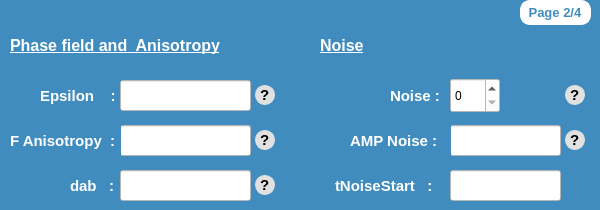
      <widget class="QWidget" name="page_9">
       <property name="styleSheet">
        <string notr="true">background-color: rgb(64, 140, 191);</string>
       </property>
       <widget class="QLineEdit" name="FanisotropyKKS2">
        <property name="geometry">
         <rect>
          <x>120</x>
          <y>125</y>
          <width>131</width>
          <height>31</height>
         </rect>
        </property>
        <property name="styleSheet">
         <string notr="true">background-color: rgb(255, 255, 255);</string>
        </property>
       </widget>
       <widget class="QLabel" name="label_114">
        <property name="geometry">
         <rect>
          <x>70</x>
          <y>170</y>
          <width>51</width>
          <height>31</height>
         </rect>
        </property>
        <property name="font">
         <font>
          <family>Ubuntu</family>
          <pointsize>11</pointsize>
          <weight>75</weight>
          <italic>false</italic>
          <bold>true</bold>
         </font>
        </property>
        <property name="styleSheet">
         <string notr="true">color : white;</string>
        </property>
        <property name="text">
         <string>dab   :</string>
        </property>
       </widget>
       <widget class="QLabel" name="label_115">
        <property name="geometry">
         <rect>
          <x>10</x>
          <y>125</y>
          <width>111</width>
          <height>31</height>
         </rect>
        </property>
        <property name="font">
         <font>
          <family>Ubuntu</family>
          <pointsize>11</pointsize>
          <weight>75</weight>
          <italic>false</italic>
          <bold>true</bold>
         </font>
        </property>
        <property name="styleSheet">
         <string notr="true">color : white;</string>
        </property>
        <property name="text">
         <string>F Anisotropy  :</string>
        </property>
       </widget>
       <widget class="QLineEdit" name="debKKS2">
        <property name="geometry">
         <rect>
          <x>120</x>
          <y>170</y>
          <width>131</width>
          <height>31</height>
         </rect>
        </property>
        <property name="styleSheet">
         <string notr="true">background-color: rgb(255, 255, 255);</string>
        </property>
       </widget>
       <widget class="QLineEdit" name="ampNoiseKKS2">
        <property name="enabled">
         <bool>false</bool>
        </property>
        <property name="geometry">
         <rect>
          <x>450</x>
          <y>125</y>
          <width>111</width>
          <height>31</height>
         </rect>
        </property>
        <property name="styleSheet">
         <string notr="true">background-color: rgb(255, 255, 255);</string>
        </property>
        <property name="text">
         <string/>
        </property>
       </widget>
       <widget class="QLabel" name="label_117">
        <property name="geometry">
         <rect>
          <x>390</x>
          <y>80</y>
          <width>61</width>
          <height>31</height>
         </rect>
        </property>
        <property name="font">
         <font>
          <family>Ubuntu</family>
          <pointsize>11</pointsize>
          <weight>75</weight>
          <italic>false</italic>
          <bold>true</bold>
         </font>
        </property>
        <property name="styleSheet">
         <string notr="true">color : white;</string>
        </property>
        <property name="text">
         <string>Noise :</string>
        </property>
       </widget>
       <widget class="QLabel" name="label_118">
        <property name="geometry">
         <rect>
          <x>350</x>
          <y>125</y>
          <width>101</width>
          <height>31</height>
         </rect>
        </property>
        <property name="font">
         <font>
          <family>Ubuntu</family>
          <pointsize>11</pointsize>
          <weight>75</weight>
          <italic>false</italic>
          <bold>true</bold>
         </font>
        </property>
        <property name="styleSheet">
         <string notr="true">color : white;</string>
        </property>
        <property name="text">
         <string>AMP Noise :</string>
        </property>
       </widget>
       <widget class="QLabel" name="label_119">
        <property name="geometry">
         <rect>
          <x>520</x>
          <y>0</y>
          <width>71</width>
          <height>25</height>
         </rect>
        </property>
        <property name="font">
         <font>
          <family>Ubuntu</family>
          <pointsize>10</pointsize>
          <weight>75</weight>
          <bold>true</bold>
         </font>
        </property>
        <property name="styleSheet">
         <string notr="true">background-color: rgb(255, 255, 255);
border : 2px solid white;
border-radius :10px;
color :rgb(64, 140, 191);</string>
        </property>
        <property name="text">
         <string> Page 2/4</string>
        </property>
       </widget>
       <widget class="QLabel" name="label_120">
        <property name="geometry">
         <rect>
          <x>320</x>
          <y>30</y>
          <width>61</width>
          <height>31</height>
         </rect>
        </property>
        <property name="font">
         <font>
          <family>Ubuntu</family>
          <pointsize>12</pointsize>
          <weight>75</weight>
          <italic>false</italic>
          <bold>true</bold>
          <underline>true</underline>
         </font>
        </property>
        <property name="styleSheet">
         <string notr="true">color: rgb(255, 255, 255);</string>
        </property>
        <property name="text">
         <string>Noise</string>
        </property>
       </widget>
       <widget class="QLabel" name="label_121">
        <property name="geometry">
         <rect>
          <x>40</x>
          <y>80</y>
          <width>81</width>
          <height>31</height>
         </rect>
        </property>
        <property name="font">
         <font>
          <family>Ubuntu</family>
          <pointsize>11</pointsize>
          <weight>75</weight>
          <italic>false</italic>
          <bold>true</bold>
         </font>
        </property>
        <property name="styleSheet">
         <string notr="true">color : white;</string>
        </property>
        <property name="text">
         <string>Epsilon    :</string>
        </property>
       </widget>
       <widget class="QLineEdit" name="epsilonKKS2">
        <property name="geometry">
         <rect>
          <x>120</x>
          <y>80</y>
          <width>131</width>
          <height>31</height>
         </rect>
        </property>
        <property name="styleSheet">
         <string notr="true">background-color: rgb(255, 255, 255);</string>
        </property>
       </widget>
       <widget class="QLabel" name="label_122">
        <property name="geometry">
         <rect>
          <x>10</x>
          <y>30</y>
          <width>251</width>
          <height>31</height>
         </rect>
        </property>
        <property name="font">
         <font>
          <family>Ubuntu</family>
          <pointsize>12</pointsize>
          <weight>75</weight>
          <italic>false</italic>
          <bold>true</bold>
          <underline>true</underline>
         </font>
        </property>
        <property name="styleSheet">
         <string notr="true">color: rgb(255, 255, 255);</string>
        </property>
        <property name="text">
         <string>Phase field and  Anisotropy</string>
        </property>
       </widget>
       <widget class="QLabel" name="label_124">
        <property name="geometry">
         <rect>
          <x>335</x>
          <y>170</y>
          <width>101</width>
          <height>31</height>
         </rect>
        </property>
        <property name="font">
         <font>
          <family>Ubuntu</family>
          <pointsize>11</pointsize>
          <weight>75</weight>
          <italic>false</italic>
          <bold>true</bold>
         </font>
        </property>
        <property name="styleSheet">
         <string notr="true">color : white;</string>
        </property>
        <property name="text">
         <string>tNoiseStart   :</string>
        </property>
       </widget>
       <widget class="QLineEdit" name="tNoiseStartKKS2">
        <property name="geometry">
         <rect>
          <x>450</x>
          <y>170</y>
          <width>111</width>
          <height>31</height>
         </rect>
        </property>
        <property name="styleSheet">
         <string notr="true">background-color: rgb(255, 255, 255);</string>
        </property>
        <property name="text">
         <string/>
        </property>
       </widget>
       <widget class="QLabel" name="label_239">
        <property name="geometry">
         <rect>
          <x>255</x>
          <y>85</y>
          <width>20</width>
          <height>20</height>
         </rect>
        </property>
        <property name="font">
         <font>
          <family>Segoe UI Symbol</family>
          <pointsize>11</pointsize>
          <weight>75</weight>
          <italic>false</italic>
          <bold>true</bold>
         </font>
        </property>
        <property name="toolTip">
         <string>&lt;html&gt;&lt;head/&gt;&lt;body&gt;&lt;p&gt;&amp;quot;epsilon&amp;quot; is  a phase field parameter and it is proportional to the interface width&lt;/p&gt;&lt;/body&gt;&lt;/html&gt;</string>
        </property>
        <property name="styleSheet">
         <string notr="true">background-color: rgb(225, 225, 225);
color:rgb(0, 0, 0);
border-radius : 10px; 
border : 1px solid rgb(225, 225, 225);</string>
        </property>
        <property name="text">
         <string>?</string>
        </property>
       </widget>
       <widget class="QLabel" name="label_240">
        <property name="geometry">
         <rect>
          <x>255</x>
          <y>130</y>
          <width>20</width>
          <height>20</height>
         </rect>
        </property>
        <property name="font">
         <font>
          <family>Segoe UI Symbol</family>
          <pointsize>11</pointsize>
          <weight>75</weight>
          <italic>false</italic>
          <bold>true</bold>
         </font>
        </property>
        <property name="toolTip">
         <string>&lt;html&gt;&lt;head/&gt;&lt;body&gt;&lt;p&gt;Function anisotropy is the key to relate to the particular form of a(ϕ,∇ϕ) that is utilized as the gradient energy function.&lt;/p&gt;&lt;p&gt;• For a value of 0, the system is isotropic with respect to the change in the interfacial energy with orientation of the interface normal.&lt;/p&gt;&lt;p&gt;• A value of 1 corresponds to a particular function. where the anistropy function is present only in the gradient energy term.&lt;/p&gt;&lt;p&gt;• There are other possibilities where the anisotropy function may also be incorporated in the potential function w (ϕ) or a combination of a(ϕ,∇ϕ) and w (ϕ) which will be added on later in the solver.&lt;/p&gt;&lt;/body&gt;&lt;/html&gt;</string>
        </property>
        <property name="styleSheet">
         <string notr="true">background-color: rgb(225, 225, 225);
color:rgb(0, 0, 0);
border-radius : 10px; 
border : 1px solid rgb(225, 225, 225);</string>
        </property>
        <property name="text">
         <string>?</string>
        </property>
       </widget>
       <widget class="QLabel" name="label_241">
        <property name="geometry">
         <rect>
          <x>255</x>
          <y>175</y>
          <width>20</width>
          <height>20</height>
         </rect>
        </property>
        <property name="font">
         <font>
          <family>Segoe UI Symbol</family>
          <pointsize>11</pointsize>
          <weight>75</weight>
          <italic>false</italic>
          <bold>true</bold>
         </font>
        </property>
        <property name="toolTip">
         <string>&lt;html&gt;&lt;head/&gt;&lt;body&gt;&lt;p&gt;The &amp;quot;dab&amp;quot; key refers to the strength of the interfacial energy anisotropy 𝛿&lt;span style=&quot; vertical-align:sub;&quot;&gt;αβ&lt;/span&gt; between the phases αβ.&lt;/p&gt;&lt;p&gt;The elements in tuple correspond to all combination of phases forming the interfaces from the list of phases in PHASES numbered from 0 to NUMPHASES-1.&lt;/p&gt;&lt;/body&gt;&lt;/html&gt;</string>
        </property>
        <property name="styleSheet">
         <string notr="true">background-color: rgb(225, 225, 225);
color:rgb(0, 0, 0);
border-radius : 10px; 
border : 1px solid rgb(225, 225, 225);</string>
        </property>
        <property name="text">
         <string>?</string>
        </property>
       </widget>
       <widget class="QLabel" name="label_243">
        <property name="geometry">
         <rect>
          <x>565</x>
          <y>85</y>
          <width>20</width>
          <height>20</height>
         </rect>
        </property>
        <property name="font">
         <font>
          <family>Segoe UI Symbol</family>
          <pointsize>11</pointsize>
          <weight>75</weight>
          <italic>false</italic>
          <bold>true</bold>
         </font>
        </property>
        <property name="toolTip">
         <string>&lt;html&gt;&lt;head/&gt;&lt;body&gt;&lt;p&gt;&amp;quot;Noise&amp;quot; is a key to impose noise in the phase-field evolution equations at the interface. This is typically utilized for dendritic simulations.&lt;/p&gt;&lt;/body&gt;&lt;/html&gt;</string>
        </property>
        <property name="styleSheet">
         <string notr="true">background-color: rgb(225, 225, 225);
color:rgb(0, 0, 0);
border-radius : 10px; 
border : 1px solid rgb(225, 225, 225);</string>
        </property>
        <property name="text">
         <string>?</string>
        </property>
       </widget>
       <widget class="QLabel" name="label_244">
        <property name="geometry">
         <rect>
          <x>565</x>
          <y>130</y>
          <width>20</width>
          <height>20</height>
         </rect>
        </property>
        <property name="font">
         <font>
          <family>Segoe UI Symbol</family>
          <pointsize>11</pointsize>
          <weight>75</weight>
          <italic>false</italic>
          <bold>true</bold>
         </font>
        </property>
        <property name="toolTip">
         <string>&lt;html&gt;&lt;head/&gt;&lt;body&gt;&lt;p&gt;&amp;quot;AMP Noise&amp;quot; key refer to the amplitude of the noise specified.&lt;/p&gt;&lt;/body&gt;&lt;/html&gt;</string>
        </property>
        <property name="styleSheet">
         <string notr="true">background-color: rgb(225, 225, 225);
color:rgb(0, 0, 0);
border-radius : 10px; 
border : 1px solid rgb(225, 225, 225);</string>
        </property>
        <property name="text">
         <string>?</string>
        </property>
       </widget>
       <widget class="QSpinBox" name="noiseKKS2">
        <property name="geometry">
         <rect>
          <x>450</x>
          <y>78</y>
          <width>50</width>
          <height>35</height>
         </rect>
        </property>
        <property name="styleSheet">
         <string notr="true">background-color: rgb(255, 255, 255);</string>
        </property>
       </widget>
      </widget>
